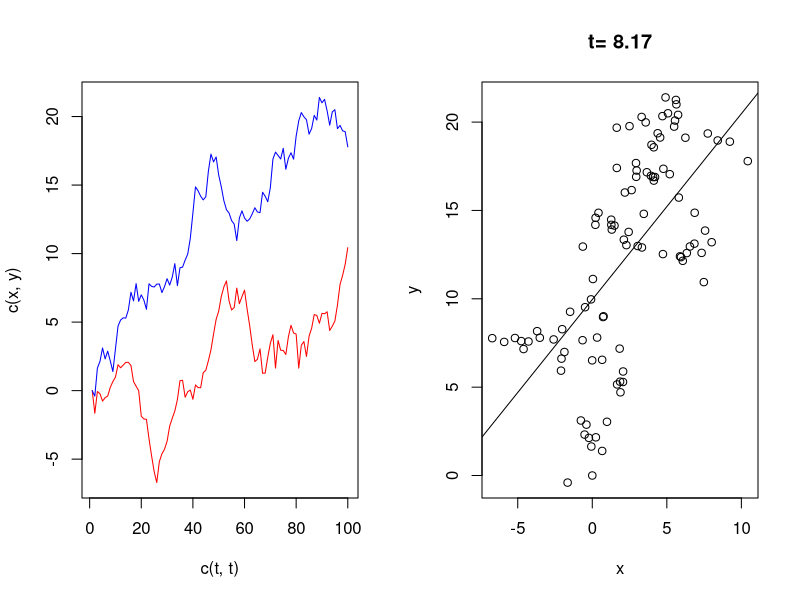

Write the R code that produced this figure.

# http://www.econ.uiuc.edu/~econ472/tutorial10.html

#this is a simple version of the Granger-Newbold spurious regression simulation
n=100
u<-rnorm(n)
v<-rnorm(n)
y<-rep(0,n)
x<-rep(0,n)
for(i in 2:n) {
  x[i] <- x[i-1] + u[i] 
  y[i] <- y[i-1] + v[i]
}

#you can also use filter(u,1,"recursive") here instead (somewhat more efficiently)
par(mfrow=c(1,2))
t <- 1:n
plot(c(t,t),c(x,y),type="n")
lines(t,x,col="red")
lines(t,y,col="blue")
plot(x,y)
fit <- lm(y~x)
abline(fit)
#make a title with the t-statistic of the slope coefficient of the fit
title(paste("t=",format(round(summary(fit)$coef["x","t value"],2))))
#End copying here.